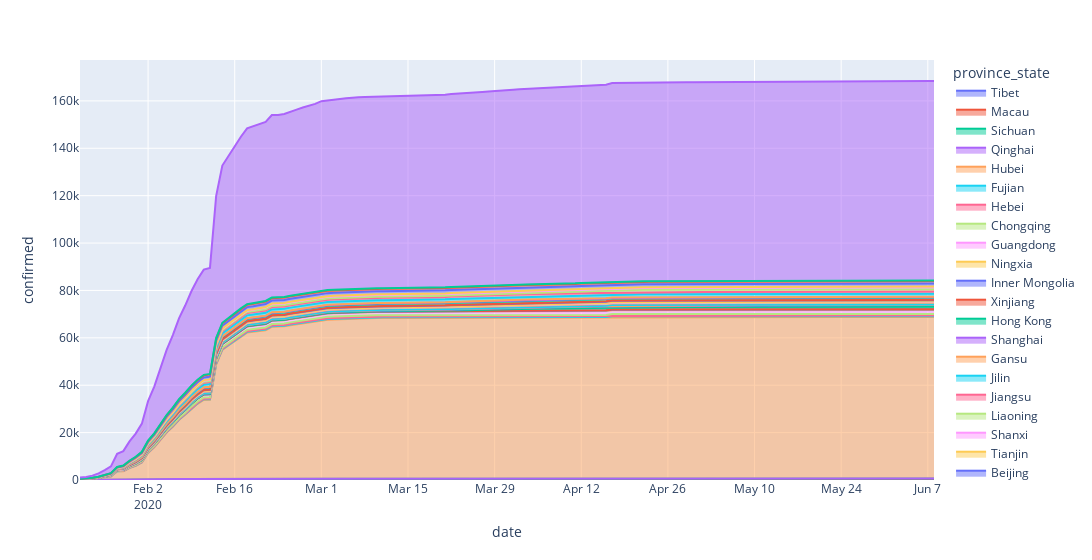
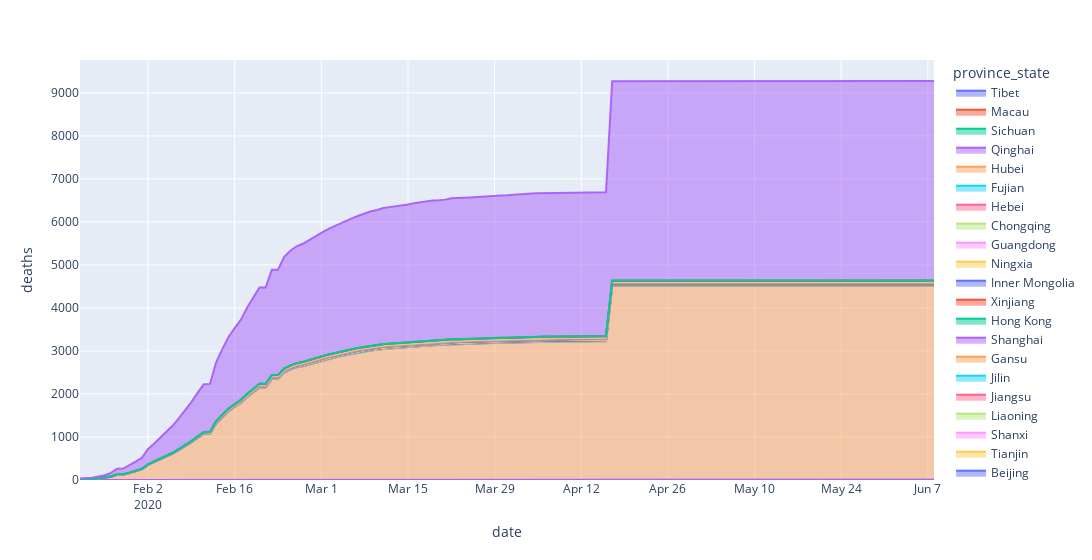
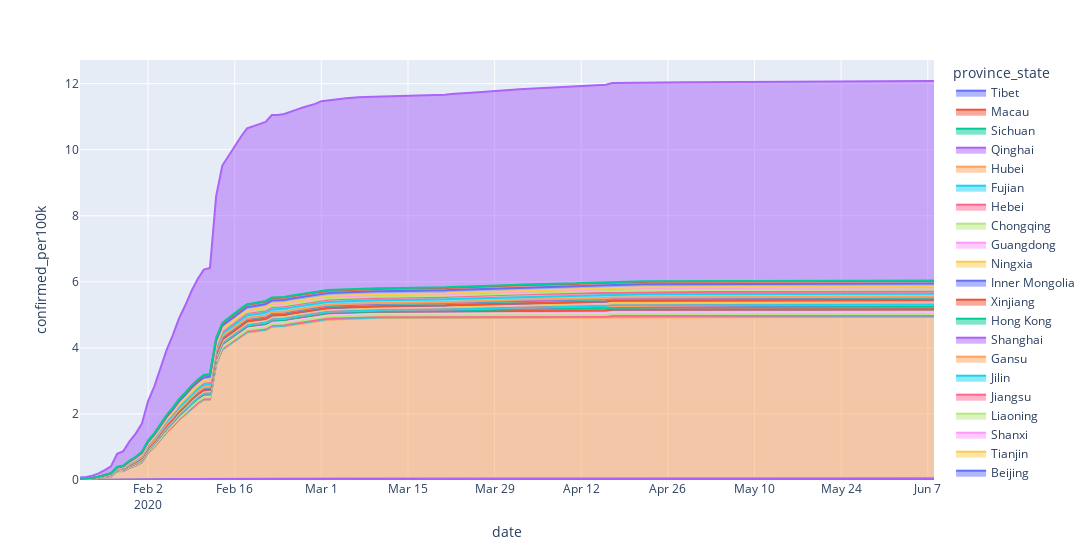
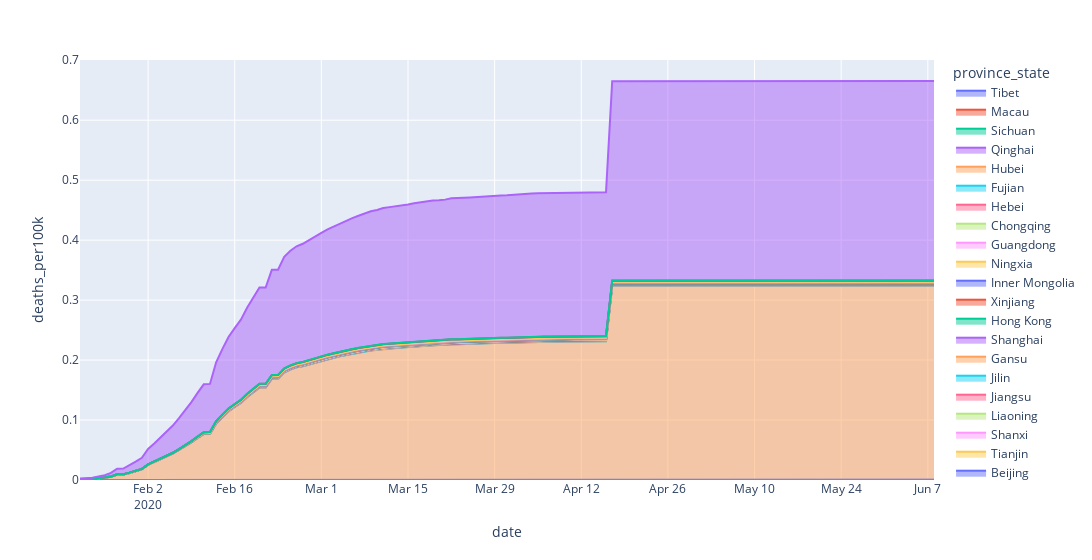

Here is the notebook cell these charts were saved with, in order:
### Code cell
def lineplot_by_region(
        dataframe, 
        y_axis,
        x_axis = "date",
        query = "country in ('China') ", 
        color = 'province_state', 
        width = 1200):
    fig = px.line(
            dataframe.query(query),
            x=x_axis, y=y_axis, color=color, width=width)
    fig.show()
dftemp = covid19.df_cumulative_raw[covid19.df_cumulative_raw['country']=='China']
lineplot_by_region(dftemp, covid19.COL_CONFIRMED)
lineplot_by_region(dftemp, covid19.COL_DEATHS)
lineplot_by_region(dftemp, covid19.COL_CONFIRMED + covid19.SUFFIX_100K)
lineplot_by_region(dftemp, covid19.COL_DEATHS + covid19.SUFFIX_100K)
